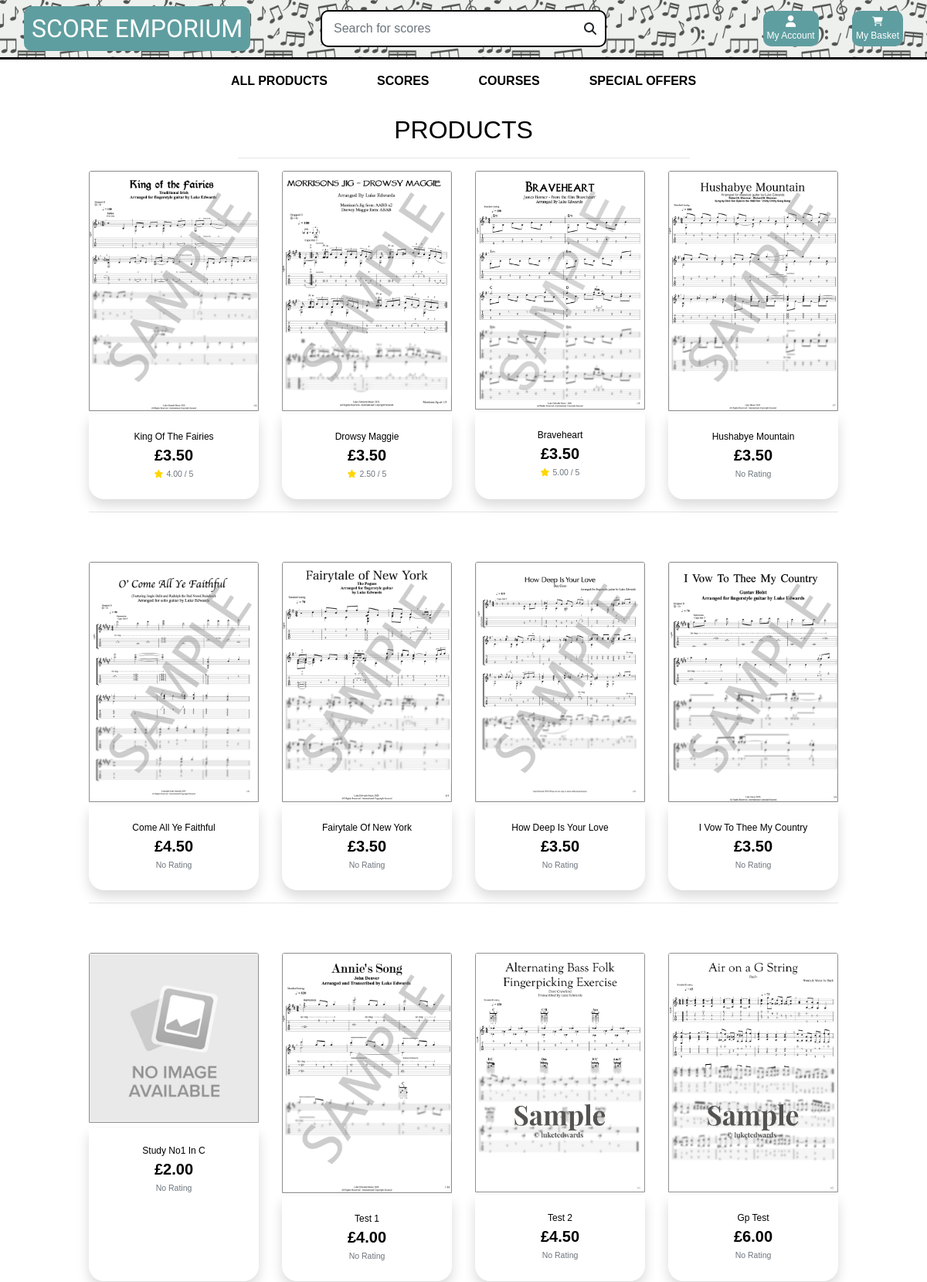
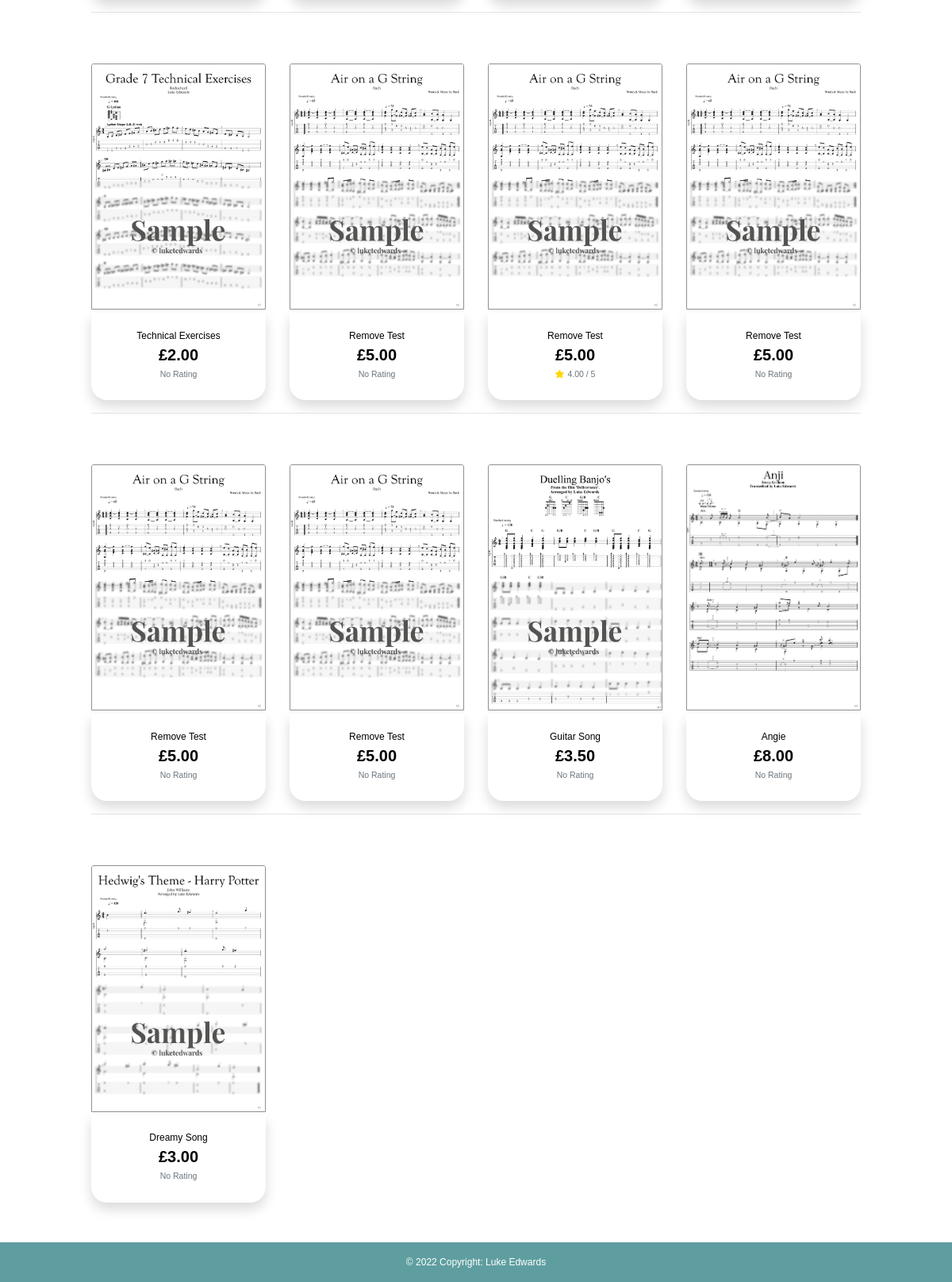
Screenshot of /products/ with the database file from the repository (2 pictures, top to bottom).
### products/models.py (models this page shows, shortened)
class Product(models.Model):
    genre = models.ForeignKey('Genre', null=True, blank=True, on_delete=models.SET_NULL)
    difficulty = models.ForeignKey('Difficulty', null=True, blank=True, on_delete=models.SET_NULL)
    sku = models.CharField(max_length=254, null=True, blank=True)
    name = models.CharField(max_length=254)
    description = models.TextField()
    price = models.DecimalField(max_digits=6, decimal_places=2)
    rating = models.DecimalField(max_digits=6, decimal_places=2, null=True, blank=True)
    image_url = models.URLField(max_length=1024, null=True, blank=True)
    image = models.ImageField(null=True, blank=True,)
    vendor = models.CharField(max_length=254, null=True)
    PDF = models.FileField(null=True,)
    Guitar_Pro_Unlocked = models.FileField(null=True,)
    Guitar_Pro_Locked = models.FileField(null=True, blank=True)
    video = models.URLField(max_length=1024, null=True, blank=True)

### products/views.py (the view, shortened to what this page needs)
# urls.py: path('', views.all_products, name='products'),
def all_products(request):
    products = Product.objects.all()
    search_query = None
    context = {
        'products': products,
        'search_term': search_query,
    }
    return render(request, 'products/products.html', context)

### cart/contexts.py (called while the page is built, shortened)
def cart_contents(request):
    cart_items = []
    total = 0
    product_count = 0
    cart = request.session.get('cart', {})
    total = total
    context = {
        'cart_items': cart_items,
        'total': total,
        'product_count': product_count,
    }
    return context

### products/templates/products/products.html (shortened to what this page needs)
{% extends "base.html" %}
{% load static %}
{% block content %}
    <div class="overlay"></div>
    <div class="container-fluid pb-100">
        <div class="row">
            <div class="col text-center mt-3">
                <h2 class="logo-font">Products</h2>
                <hr class="w-50 mb-1">
            </div>
        </div>
        <div class="row">
            <div class="product-container col-10 offset-1">
                <div class="row">
                    {% for product in products %}
                        <div class="col-sm-6 col-md-6 col-lg-4 col-xl-3">
                            <div class="card h-100 border-0">
                                {% if product.image %}
                                <a href="{% url 'product_detail' product.id %}">
                                    <img class="card-img-top img-fluid product" src="/media/{{product.image}}" alt="{{ product.name}}">
                                </a>
                                {% else %}
                                <a href="{% url 'product_detail' product.id %}">
                                    <img class="card-img-top img-fluid product" src="/media/No_Image_Available.jpg" alt="{{ product.name }}">
                                </a>
                                {% endif %}
                                <div class="card-body pb-0 pt-0">
                                </div>
                                <div class="card-footer bg-white pt-0 border-0 text-center shadow">
                                    <div class="row">
                                        <div class="card-body pb-0">
                                            <p class="mb-0">{{ product.name|title }}</p>
                                        </div>
                                    </div>
                                    <div class="row">
                                        <div class="col">
                                            <p class="lead mb-0 text-center font-weight-bold">£{{ product.price }}</p>
                                            {% if product.rating %}
                                                <small class="text-muted gold"><i class="fas fa-star mr-1"></i>{{ product.rating }} / 5</small>
                                            {% else %}
                                                <small class="text-muted">No Rating</small>
                                            {% endif %}
                                        </div>
                                    </div>
                                </div>
                            </div>
                        </div>
                        {% if forloop.counter|divisibleby:4 %}
                            <div class="col-12 d-none d-xl-block mb-5">
                                <hr>
                            </div>
                        {% endif %}
                    {% endfor %}
                </div>
            </div>
        </div>
    </div>
{% endblock %}

### static/css/base.css (style rules this page uses)
html { height: 100%; }
.pb-100 { padding-bottom: 100px !important; }
body { height: 100%; min-height: 100%; margin: 0; padding-bottom: 30px; }
.product { transition: all .5s ease; border: 1px solid #909090; }
.gold i { color: gold !important; }
.shadow { width: 100%; height: 100%; box-shadow: inset 3px 3px 10px 0 #000000; border-radius: 0 0 20px 20px !important; top: 0; left: 0; }
body { background-size: cover; height: calc(100vh - 164px); color: black !important; font-family: 'Helvetica'; }
.logo-font { text-transform: uppercase; }
.overlay { height: 100%; width: 100%; top: 0; left: 0; position: fixed; background: white; z-index: -1; }
* { box-sizing: border-box; }
.row:after { content: ""; display: table; clear: both; }

### static/css/scores.css (style rules this page uses)
body { font-family: Arial, Helvetica, sans-serif; font-size: 12px; }

### rows the page displays
Product: image (picture), name "King Of The Fairies", price "3.50", rating "4.00"
Product: image (picture), name "Drowsy Maggie", price "3.50", rating "2.50"
Product: image (picture), name "Braveheart", price "3.50", rating "5.00"
Product: image (picture), name "Hushabye Mountain", price "3.50", shows "No Rating"
Product: image (picture), name "Come All Ye Faithful", price "4.50", shows "No Rating"
Product: image (picture), name "Fairytale Of New York", price "3.50", shows "No Rating"
Product: image (picture), name "How Deep Is Your Love", price "3.50", shows "No Rating"
Product: image (picture), name "I Vow To Thee My Country", price "3.50", shows "No Rating"
Product: name "Study No1 In C", price "2.00", shows "No Rating"
Product: image (picture), name "Test 1", price "4.00", shows "No Rating"
Product: image (picture), name "Test 2", price "4.50", shows "No Rating"
Product: image (picture), name "Gp Test", price "6.00", shows "No Rating"
Product: image (picture), name "Technical Exercises", price "2.00", shows "No Rating"
Product: image (picture), name "Remove Test", price "5.00", shows "No Rating"
Product: image (picture), name "Remove Test", price "5.00", rating "4.00"
Product: image (picture), name "Remove Test", price "5.00", shows "No Rating"
Product: image (picture), name "Remove Test", price "5.00", shows "No Rating"
Product: image (picture), name "Remove Test", price "5.00", shows "No Rating"
Product: image (picture), name "Guitar Song", price "3.50", shows "No Rating"
Product: image (picture), name "Angie", price "8.00", shows "No Rating"
Product: image (picture), name "Dreamy Song", price "3.00", shows "No Rating"
